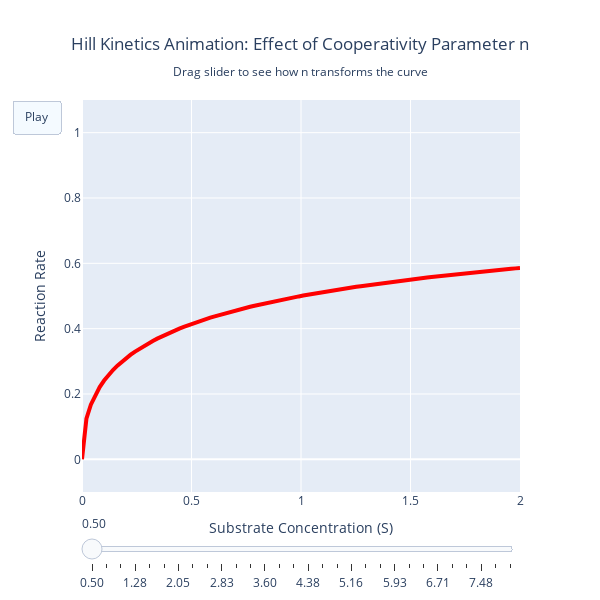

Here is the notebook cell this chart was saved with:
### Markdown cell above
## Slider Animation

### Code cell
S_values = np.linspace(0, 2, 100)  # substrate range

frames = []

n_animation = np.linspace(0.5, 8, 30)

for n_val in n_animation:
    rate_curve = hill_kinetics(S_values, k_max_fixed, K_m, n_val)
    
    frames.append(go.Frame(
        data=[go.Scatter(
            x=S_values, 
            y=rate_curve,
            mode='lines',
            line=dict(color='red', width=4),
            name=f'n = {n_val:.2f}'
        )],
        name=f"n={n_val:.2f}"
    ))


# Create the animation figure
fig_animation = go.Figure(
    data=[go.Scatter(
        x=S_values, 
        y=hill_kinetics(S_values, k_max_fixed, K_m, n_animation[0]),
        mode='lines',
        line=dict(color='red', width=4),
        name='Rate'
    )],
    layout=go.Layout(
        title=dict(
            text="Hill Kinetics Animation: Effect of Cooperativity Parameter n<br><sub>Drag slider to see how n transforms the curve</sub>",
            x=0.5
        ),
        xaxis=dict(title="Substrate Concentration (S)", range=[0, S_values[-1]]),
        yaxis=dict(title="Reaction Rate", range=[-0.1, 1.1]),
        width=600,    # Figure width in pixels
        height=600,
        updatemenus=[dict(
            type="buttons",
            buttons=[dict(label="Play",
                         method="animate",
                         args=[None, {"frame": {"duration": 100, "redraw": True},
                                     "fromcurrent": True}])]
        )],
        sliders=[dict(
            steps=[dict(method="animate",
                       args=[[f"n={n_val:.2f}"],
                             {"mode": "immediate",
                              "frame": {"duration": 100, "redraw": True},
                              "transition": {"duration": 0}}],
                       label=f"{n_val:.2f}") for n_val in n_animation]
        )]
        
    ),
    frames=frames
)

fig_animation.show()

### Figure 1 — Plotly figure (JSON) as saved in the notebook; plotly's stock layout.template omitted (floating-point values rounded to 4 significant figures)
{"data": [{"line": {"color": "red", "width": 4}, "mode": "lines", "name": "Rate", "type": "scatter", "x": [0.0, 0.0202, 0.0404, 0.06061, 0.08081, 0.101, 0.1212, 0.1414, 0.1616, 0.1818, 0.202, 0.2222, 0.2424, 0.2626, 0.2828, 0.303, 0.3232, 0.3434, 0.3636, 0.3838, 0.404, 0.4242, 0.4444, 0.4646, 0.4848, 0.5051, 0.5253, 0.5455, 0.5657, 0.5859, 0.6061, 0.6263, 0.6465, 0.6667, 0.6869, 0.7071, 0.7273, 0.7475, 0.7677, 0.7879, 0.8081, 0.8283, 0.8485, 0.8687, 0.8889, 0.9091, 0.9293, 0.9495, 0.9697, 0.9899, 1.01, 1.03, 1.051, 1.071, 1.091, 1.111, 1.131, 1.152, 1.172, 1.192, 1.212, 1.232, 1.253, 1.273, 1.293, 1.313, 1.333, 1.354, 1.374, 1.394, 1.414, 1.434, 1.455, 1.475, 1.495, 1.515, 1.535, 1.556, 1.576, 1.596, 1.616, 1.636, 1.657, 1.677, 1.697, 1.717, 1.737, 1.758, 1.778, 1.798, 1.818, 1.838, 1.859, 1.879, 1.899, 1.919, 1.939, 1.96, 1.98, 2.0], "y": [0.0, 0.1244, 0.1674, 0.1975, 0.2213, 0.2412, 0.2582, 0.2733, 0.2867, 0.2989, 0.3101, 0.3204, 0.3299, 0.3388, 0.3472, 0.355, 0.3625, 0.3695, 0.3762, 0.3825, 0.3886, 0.3944, 0.4, 0.4053, 0.4105, 0.4154, 0.4202, 0.4248, 0.4293, 0.4336, 0.4377, 0.4418, 0.4457, 0.4495, 0.4532, 0.4568, 0.4603, 0.4637, 0.467, 0.4702, 0.4734, 0.4765, 0.4795, 0.4824, 0.4853, 0.4881, 0.4908, 0.4935, 0.4962, 0.4987, 0.5013, 0.5037, 0.5062, 0.5085, 0.5109, 0.5132, 0.5154, 0.5176, 0.5198, 0.5219, 0.524, 0.5261, 0.5281, 0.5301, 0.5321, 0.534, 0.5359, 0.5378, 0.5396, 0.5414, 0.5432, 0.545, 0.5467, 0.5484, 0.5501, 0.5518, 0.5534, 0.555, 0.5566, 0.5582, 0.5597, 0.5613, 0.5628, 0.5643, 0.5657, 0.5672, 0.5686, 0.57, 0.5714, 0.5728, 0.5742, 0.5755, 0.5769, 0.5782, 0.5795, 0.5808, 0.582, 0.5833, 0.5846, 0.5858]}], "layout": {"height": 600, "sliders": [{"steps": [{"args": [["n=0.50"], {"frame": {"duration": 100, "redraw": true}, "mode": "immediate", "transition": {"duration": 0}}], "label": "0.50", "method": "animate"}, {"args": [["n=0.76"], {"frame": {"duration": 100, "redraw": true}, "mode": "immediate", "transition": {"duration": 0}}], "label": "0.76", "method": "animate"}, {"args": [["n=1.02"], {"frame": {"duration": 100, "redraw": true}, "mode": "immediate", "transition": {"duration": 0}}], "label": "1.02", "method": "animate"}, {"args": [["n=1.28"], {"frame": {"duration": 100, "redraw": true}, "mode": "immediate", "transition": {"duration": 0}}], "label": "1.28", "method": "animate"}, {"args": [["n=1.53"], {"frame": {"duration": 100, "redraw": true}, "mode": "immediate", "transition": {"duration": 0}}], "label": "1.53", "method": "animate"}, {"args": [["n=1.79"], {"frame": {"duration": 100, "redraw": true}, "mode": "immediate", "transition": {"duration": 0}}], "label": "1.79", "method": "animate"}, {"args": [["n=2.05"], {"frame": {"duration": 100, "redraw": true}, "mode": "immediate", "transition": {"duration": 0}}], "label": "2.05", "method": "animate"}, {"args": [["n=2.31"], {"frame": {"duration": 100, "redraw": true}, "mode": "immediate", "transition": {"duration": 0}}], "label": "2.31", "method": "animate"}, {"args": [["n=2.57"], {"frame": {"duration": 100, "redraw": true}, "mode": "immediate", "transition": {"duration": 0}}], "label": "2.57", "method": "animate"}, {"args": [["n=2.83"], {"frame": {"duration": 100, "redraw": true}, "mode": "immediate", "transition": {"duration": 0}}], "label": "2.83", "method": "animate"}, {"args": [["n=3.09"], {"frame": {"duration": 100, "redraw": true}, "mode": "immediate", "transition": {"duration": 0}}], "label": "3.09", "method": "animate"}, {"args": [["n=3.34"], {"frame": {"duration": 100, "redraw": true}, "mode": "immediate", "transition": {"duration": 0}}], "label": "3.34", "method": "animate"}, {"args": [["n=3.60"], {"frame": {"duration": 100, "redraw": true}, "mode": "immediate", "transition": {"duration": 0}}], "label": "3.60", "method": "animate"}, {"args": [["n=3.86"], {"frame": {"duration": 100, "redraw": true}, "mode": "immediate", "transition": {"duration": 0}}], "label": "3.86", "method": "animate"}, {"args": [["n=4.12"], {"frame": {"duration": 100, "redraw": true}, "mode": "immediate", "transition": {"duration": 0}}], "label": "4.12", "method": "animate"}, {"args": [["n=4.38"], {"frame": {"duration": 100, "redraw": true}, "mode": "immediate", "transition": {"duration": 0}}], "label": "4.38", "method": "animate"}, {"args": [["n=4.64"], {"frame": {"duration": 100, "redraw": true}, "mode": "immediate", "transition": {"duration": 0}}], "label": "4.64", "method": "animate"}, {"args": [["n=4.90"], {"frame": {"duration": 100, "redraw": true}, "mode": "immediate", "transition": {"duration": 0}}], "label": "4.90", "method": "animate"}, {"args": [["n=5.16"], {"frame": {"duration": 100, "redraw": true}, "mode": "immediate", "transition": {"duration": 0}}], "label": "5.16", "method": "animate"}, {"args": [["n=5.41"], {"frame": {"duration": 100, "redraw": true}, "mode": "immediate", "transition": {"duration": 0}}], "label": "5.41", "method": "animate"}, {"args": [["n=5.67"], {"frame": {"duration": 100, "redraw": true}, "mode": "immediate", "transition": {"duration": 0}}], "label": "5.67", "method": "animate"}, {"args": [["n=5.93"], {"frame": {"duration": 100, "redraw": true}, "mode": "immediate", "transition": {"duration": 0}}], "label": "5.93", "method": "animate"}, {"args": [["n=6.19"], {"frame": {"duration": 100, "redraw": true}, "mode": "immediate", "transition": {"duration": 0}}], "label": "6.19", "method": "animate"}, {"args": [["n=6.45"], {"frame": {"duration": 100, "redraw": true}, "mode": "immediate", "transition": {"duration": 0}}], "label": "6.45", "method": "animate"}, {"args": [["n=6.71"], {"frame": {"duration": 100, "redraw": true}, "mode": "immediate", "transition": {"duration": 0}}], "label": "6.71", "method": "animate"}, {"args": [["n=6.97"], {"frame": {"duration": 100, "redraw": true}, "mode": "immediate", "transition": {"duration": 0}}], "label": "6.97", "method": "animate"}, {"args": [["n=7.22"], {"frame": {"duration": 100, "redraw": true}, "mode": "immediate", "transition": {"duration": 0}}], "label": "7.22", "method": "animate"}, {"args": [["n=7.48"], {"frame": {"duration": 100, "redraw": true}, "mode": "immediate", "transition": {"duration": 0}}], "label": "7.48", "method": "animate"}, {"args": [["n=7.74"], {"frame": {"duration": 100, "redraw": true}, "mode": "immediate", "transition": {"duration": 0}}], "label": "7.74", "method": "animate"}, {"args": [["n=8.00"], {"frame": {"duration": 100, "redraw": true}, "mode": "immediate", "transition": {"duration": 0}}], "label": "8.00", "method": "animate"}]}], "title": {"text": "Hill Kinetics Animation: Effect of Cooperativity Parameter n<br><sub>Drag slider to see how n transforms the curve</sub>", "x": 0.5}, "updatemenus": [{"buttons": [{"args": [null, {"frame": {"duration": 100, "redraw": true}, "fromcurrent": true}], "label": "Play", "method": "animate"}], "type": "buttons"}], "width": 600, "xaxis": {"range": [0, 2], "title": {"text": "Substrate Concentration (S)"}}, "yaxis": {"range": [-0.1, 1.1], "title": {"text": "Reaction Rate"}}}}
